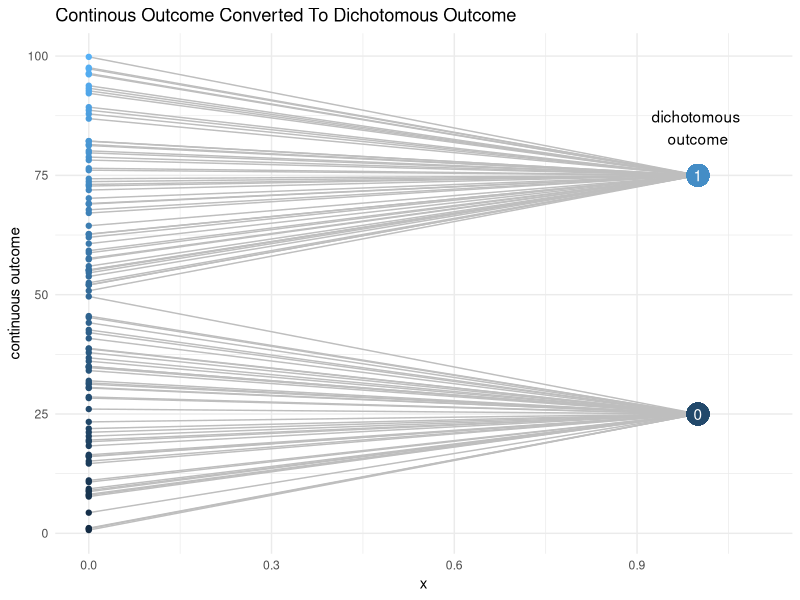

R code for this plot:
## ---- chunk 1
#| fig-cap: "A Continuous Outcome Dichotomized"
#| fig-height: 3
#| label: fig-dichotomized
#| echo: false

library(ggplot2)

library(ggrepel)

N <- 100

outcome <-runif(N, 0, 100)

outcome_dichotomous <- ifelse(outcome > 50, 75, 25)

mydata <- data.frame(outcome, outcome_dichotomous)

ggplot(mydata) +
  geom_segment(aes(x = 0,
                   xend = 1,
                   y = outcome,
                   yend = outcome_dichotomous),
               color = "grey") +
  geom_point(aes(x = 0, y = outcome,
                 color = outcome)) +
  geom_point(aes(x = 1, 
                 y = outcome_dichotomous,
                 color = outcome_dichotomous),
             size = 7) +
  annotate("text", x = 1, 
           y = 25, 
           label = "0",
           color = "white") +
  annotate("text", x = 1, 
           y = 75, 
           label = "1",
           color = "white") +
  annotate("text", x = 1, 
           y = 85, 
           label = "dichotomous \noutcome",
           color = "black") +
  labs(title = "Continous Outcome Converted To Dichotomous Outcome",
       y = "continuous outcome") +
  xlim(0, 1.1) +
  theme_minimal() +
  theme(legend.position = "none")

